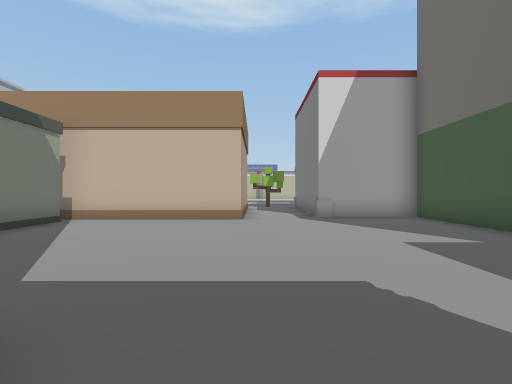
view 1 (above)

24 first-person views from a walk through a scene from a Unity 3-D project. The camera is 1.5 m above the floor, looks level and sees 85° across. The floor is counted in squares, 2 m on a side. Each view is taken from the middle of a square. On the plan, view 1 faces up. The plan holds only what a view shows up to about 10 squares ahead; the rest is blank. The place goes on beyond the plan. The player is left out.

view 2
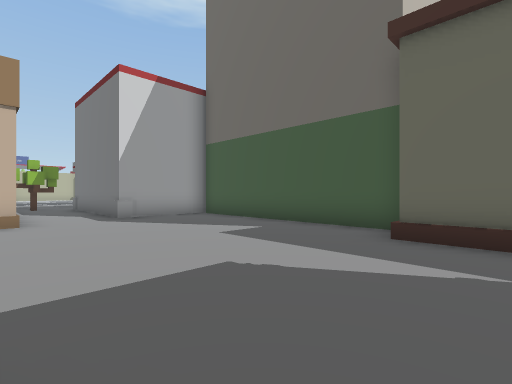

view 3
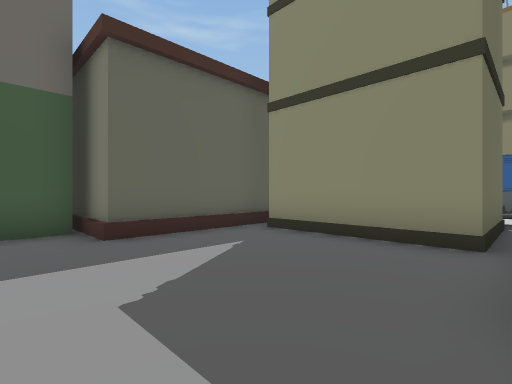

view 4
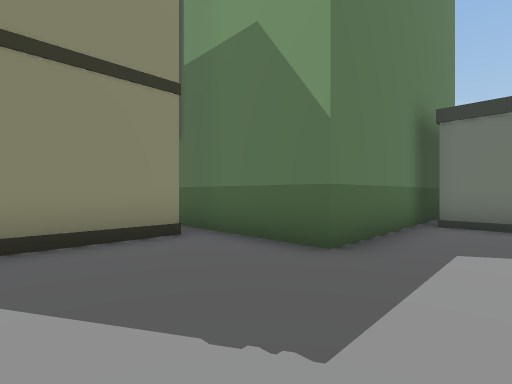

view 5
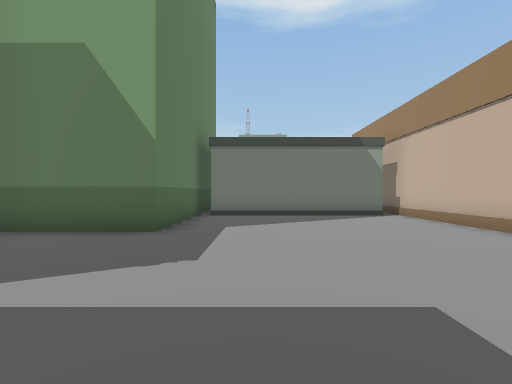

view 6
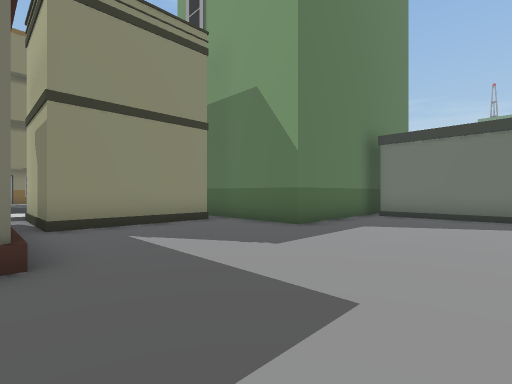

view 7
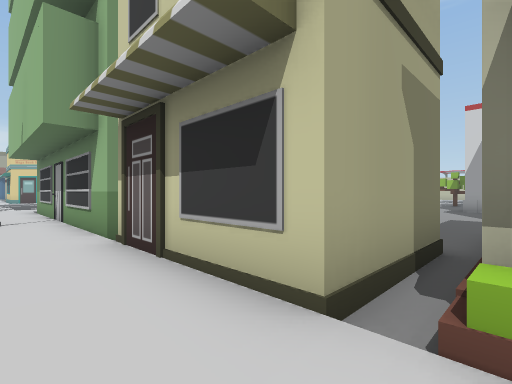

view 8
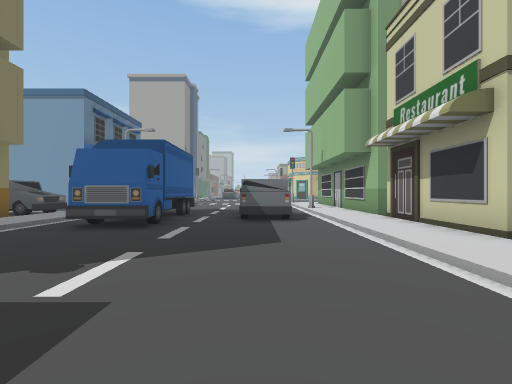

view 9
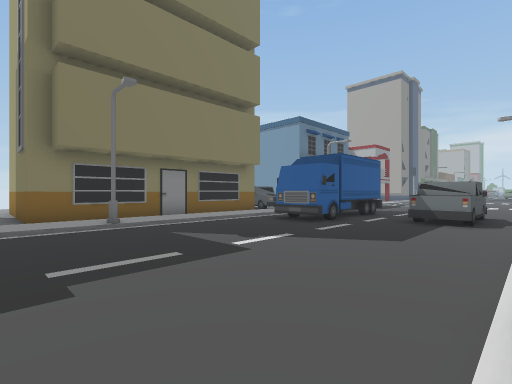

view 10
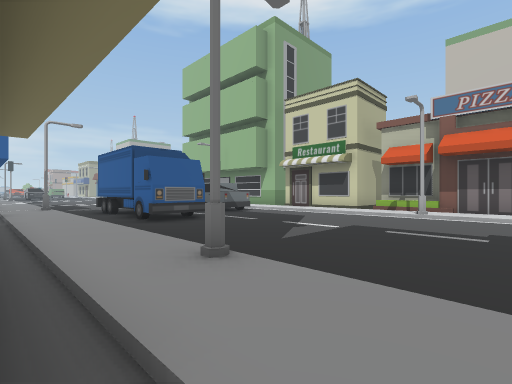

view 11
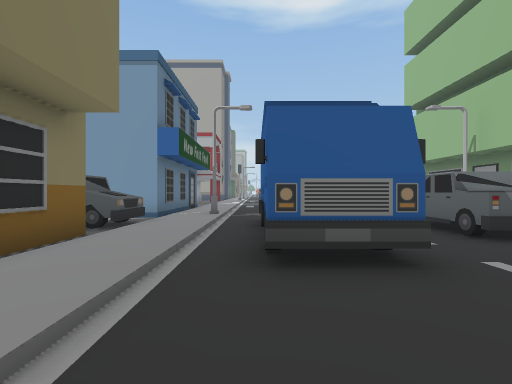

view 12
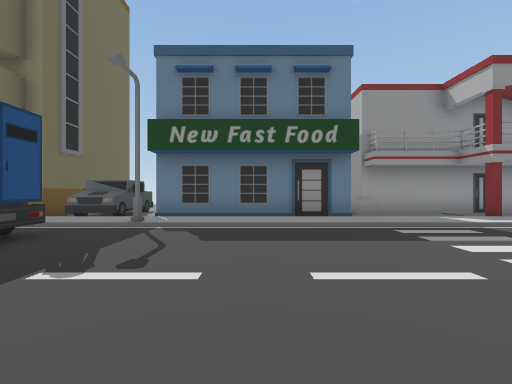

view 13
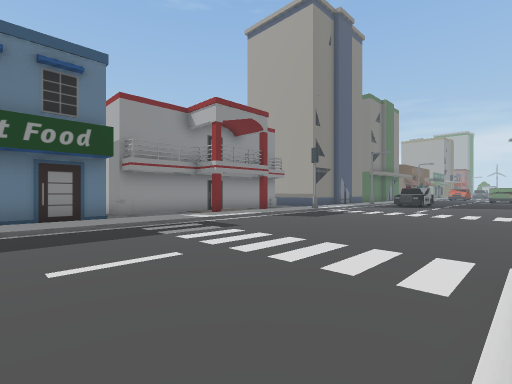

view 14
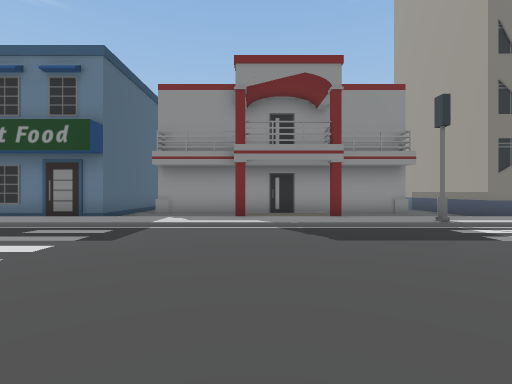

view 15
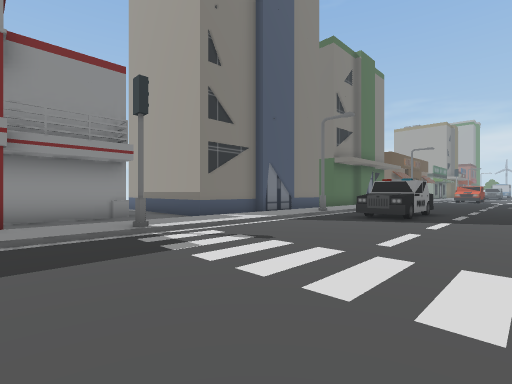

view 16
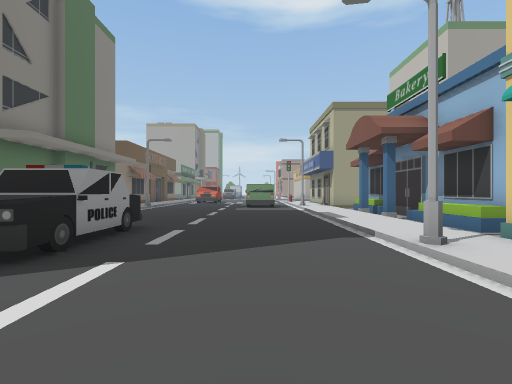

view 17
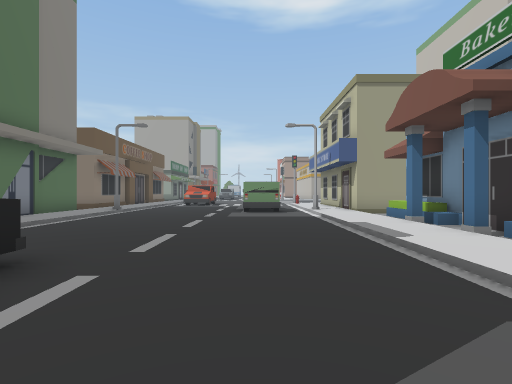

view 18
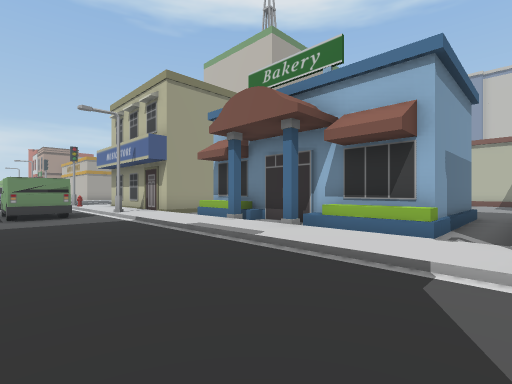

view 19
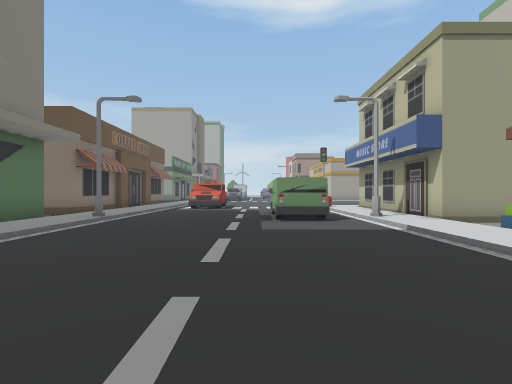

view 20
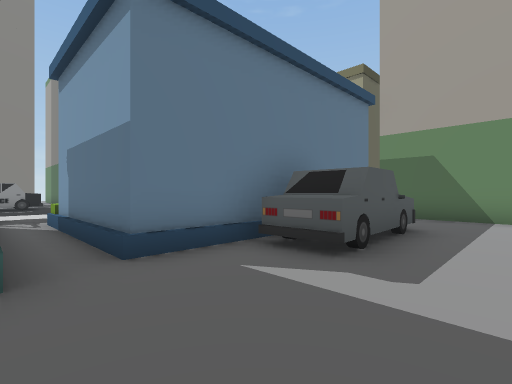

view 21
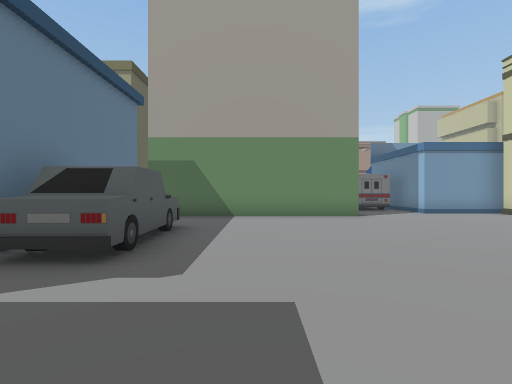

view 22
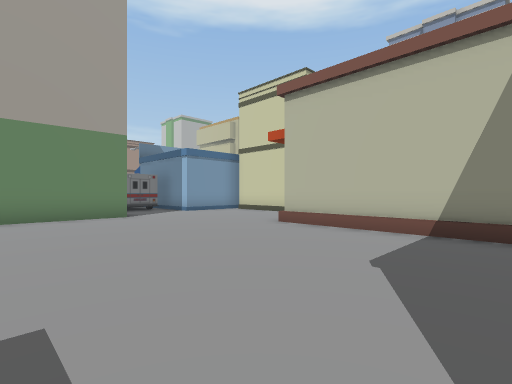

view 23
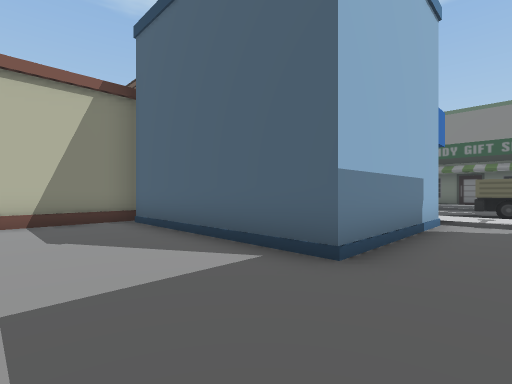

view 24
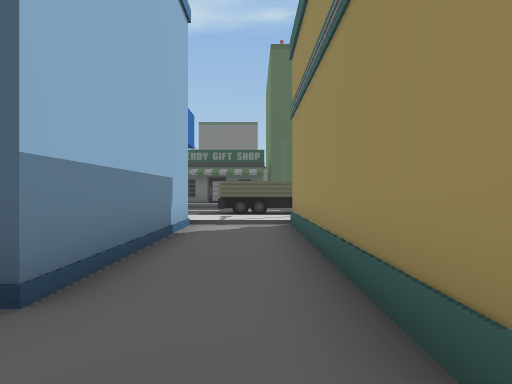

### Floor plan
Key: @ floor where view 1 was taken; # wall or solid block; . main floor; : floor 0.25 m higher than the main floor; / step, stairs or slope; O other object.
Columns run from 37 left of view 1 to 8 right of it. Each row starts with its distance up from view 1.
 10   #.....OOOOOO                      #..#
  9   ...........O                      #..####
  8   ...........#                 ######.....O
  7    O.........O                  #.........O
  6    O.........O                  #.........O
  5    O.........O                  #.........O
  4    O.........OOOOO:/..          #.........O
  3    O..............:/O           #.........O
  2    O..OOOO........:/O           #.........OOO
  1    O    OO//######: O       OOOOOOOO.....OO
  0     OO    O/                       O.@...O
 -1           O/                       O.....O
 -2           O/                       O.OOOOO
 -3    #OOOOOOO/                       O.O  OO
 -4 ####/  .. //#               OOOOOOOO.OOOOOOOOO
 -5 ::::///::///::              :::::::::::::::::
 -6 //O/////////O//      ..... //// /O/////////O//
 -7   O............. .............. ..OOO.........
 -8 OOOO............................   OO.........
 -9 ................................. ............
-10 ..............................................
-11 ..........OOOO....................OOOOO.......
-12 .........   O.....................OOOOO.......
-13 //O/////    O//////#/////////////O/////////O//
-14 :::::::      :::::::::::::::::::::::::::::::::
-15 ##OOOOOOO     OOO    #.#    OOOOOOOOOOOOOOOOO.
-16  #              O...........O    OOOO       O
-17                 O.#########.O    OO O       O

Where each view was taken, in squares from view 1:
view 1: 0 up, 0 right, facing up
view 2: 0 up, 1 left, facing up-right
view 3: 3 up, 1 left, facing down-right
view 4: 3 up, 2 right, facing down-left
view 5: 3 up, 4 right, facing left
view 6: 5 up, 4 right, facing down-left
view 7: 6 down, 4 right, facing up-left
view 8: 8 down, 7 right, facing left
view 9: 6 down, 8 right, facing down-left
view 10: 15 down, 8 right, facing up-left
view 11: 12 down, 4 right, facing left
view 12: 7 down, 7 left, facing down
view 13: 6 down, 7 left, facing down-left
view 14: 7 down, 14 left, facing down
view 15: 8 down, 16 left, facing down-left
view 16: 8 down, 21 left, facing left
view 17: 8 down, 24 left, facing left
view 18: 9 down, 25 left, facing up-left
view 19: 9 down, 27 left, facing left
view 20: 4 up, 25 left, facing down-left
view 21: 4 up, 25 left, facing left
view 22: 4 up, 25 left, facing up-left
view 23: 2 up, 27 left, facing up-right
view 24: 2 up, 26 left, facing right
